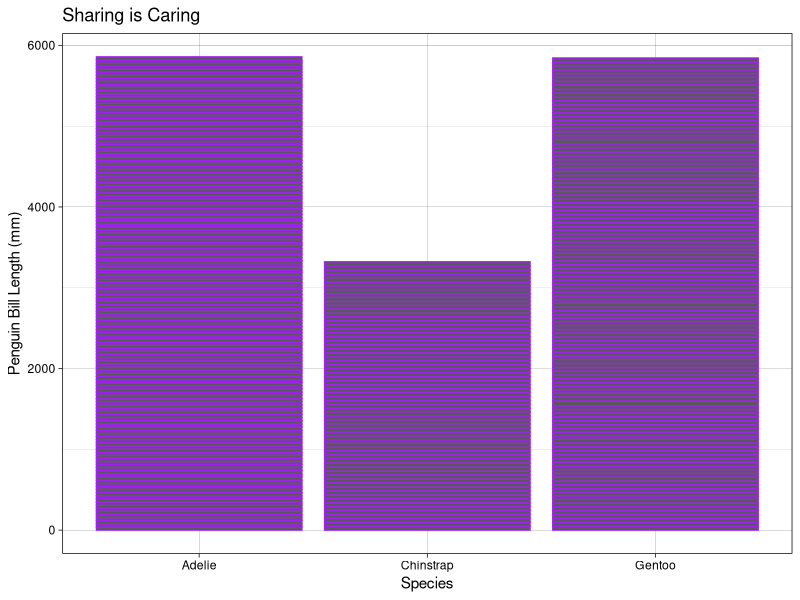

Here is the R script that generated this plot:
## ---- chunk 1
knitr::opts_chunk$set(echo = TRUE)
library(tidyverse)
library(palmerpenguins)
## ---- chunk 2
ggplot(data = penguins, aes(x= species, y= bill_length_mm)) +
  geom_col(color = "purple") +
  theme_linedraw() +
  labs(title = "Sharing is Caring",
       x = "Species", y = "Penguin Bill Length (mm)")
